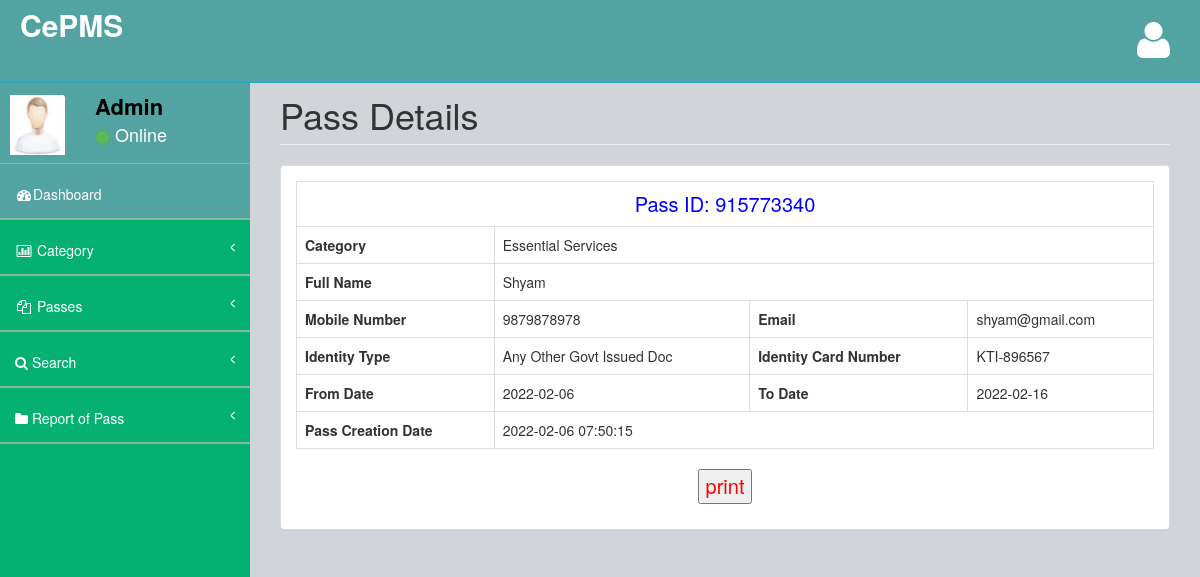
/admin/view-pass-detail.php?viewid=2 (signed in), run on the app's committed database.
### tables this page shows
CREATE TABLE `tblpass` (
  `ID` int(10) NOT NULL,
  `PassNumber` varchar(200) DEFAULT NULL,
  `FullName` varchar(200) DEFAULT NULL,
  `ContactNumber` bigint(10) DEFAULT NULL,
  `Email` varchar(200) DEFAULT NULL,
  `IdentityType` varchar(200) DEFAULT NULL,
  `IdentityCardno` varchar(200) DEFAULT NULL,
  `Category` varchar(100) DEFAULT NULL,
  `FromDate` varchar(200) DEFAULT NULL,
  `ToDate` varchar(200) DEFAULT NULL,
  `PasscreationDate` timestamp NULL DEFAULT CURRENT_TIMESTAMP
);

### admin/view-pass-detail.php (the view, shortened to what this page needs)
<?php
if (strlen($_SESSION['cpmsaid']==0)) {
  header('location:logout.php');
  } else{
?>
<!DOCTYPE html>
<html>
<head>
    <link href="assets/plugins/bootstrap/bootstrap.css" rel="stylesheet" />
    <link href="assets/font-awesome/css/font-awesome.css" rel="stylesheet" />
    <link href="assets/plugins/pace/pace-theme-big-counter.css" rel="stylesheet" />
   <link href="assets/css/style.css" rel="stylesheet" />
      <link href="assets/css/main-style.css" rel="stylesheet" />
</head>
<body>
    <div id="wrapper">
      <?php include_once('includes/header.php');?>
        <?php include_once('includes/sidebar.php');?>
          <div id="page-wrapper">
            <div class="row">
                <div class="col-lg-12">
                    <h1 class="page-header">Pass Details</h1>
                </div>
            </div>
            <div class="row">
                <div class="col-lg-12">
                    <div class="panel panel-default">
                        <div class="panel-body">
                            <div class="row" id="divToPrint">
                                <div class="col-lg-12">
                                   <?php
$vid=$_GET['viewid'];
$sql="SELECT * from  tblpass where ID=$vid";
$query = $dbh -> prepare($sql);
$query->execute();
$results=$query->fetchAll(PDO::FETCH_OBJ);
$cnt=1;
if($query->rowCount() > 0)
{
foreach($results as $row)
{               ?>
                                    <table border="1" class="table table-bordered" >
                                    <tr align="center">
<td colspan="6" style="font-size:20px;color:blue">
 Pass ID: <?php  echo ($row->PassNumber);?></td></tr>
   <tr>
        <th scope>Category</th>
    <td colspan="3"><?php  echo ($row->Category);?></td>
  </tr>
  <tr>
    <th scope>Full Name</th>
    <td colspan="3"><?php  echo ($row->FullName);?></td>
  </tr>
  <tr>
    <th scope>Mobile Number</th>
    <td><?php  echo ($row->ContactNumber);?></td>
    <th scope>Email</th>
    <td><?php  echo ($row->Email);?></td>
  </tr>
<tr>
    <th scope>Identity Type</th>
    <td><?php  echo ($row->IdentityType);?></td>
    <th scope>Identity Card Number</th>
    <td><?php  echo ($row->IdentityCardno);?></td>
  </tr>
<tr>
    <th scope>From Date</th>
    <td><?php  echo ($row->FromDate);?></td>
    <th scope>To Date</th>
    <td><?php  echo ($row->ToDate);?></td>
  </tr>
  <tr>
    <th scope>Pass Creation Date</th>
    <td colspan="3"><?php  echo ($row->PasscreationDate);?></td>
  </tr>
   <?php $cnt=$cnt+1;}} ?>
   </table>
   <p style="text-align: center;font-size: 20px;color: red">
  <input type="button" value="print" onclick="PrintDiv();" /></p>
                                </div>
                            </div>
                        </div>
                    </div>
                </div>
            </div>
        </div>
    </div>
</body>
</html>
<?php }  ?>

### admin/assets/css/style.css (style rules this page uses)
body { background-color: #f8f8f8; }
#wrapper { width: 100%; margin-top: 55px!important; background-color:#04B173; }
#page-wrapper { padding: 0 15px; min-height: 568px; background-color:rgb(209, 212, 216); }

### admin/assets/css/main-style.css (style rules this page uses)
@media (min-width:768px) { #page-wrapper { position: inherit; margin: 0 0 0 250px; padding: 0 30px; min-height: 1000px; } }

### data on the page
tblpass: PassNumber "915773340", Category "Essential Services", FullName "Shyam", ContactNumber "9879878978", Email "shyam@gmail.com", IdentityType "Any Other Govt Issued Doc", IdentityCardno "KTI-896567", FromDate "2022-02-06", ToDate "2022-02-16", PasscreationDate "2022-02-06 07:50:15"

### other printed values
$_SESSION['username'] "Admin"
